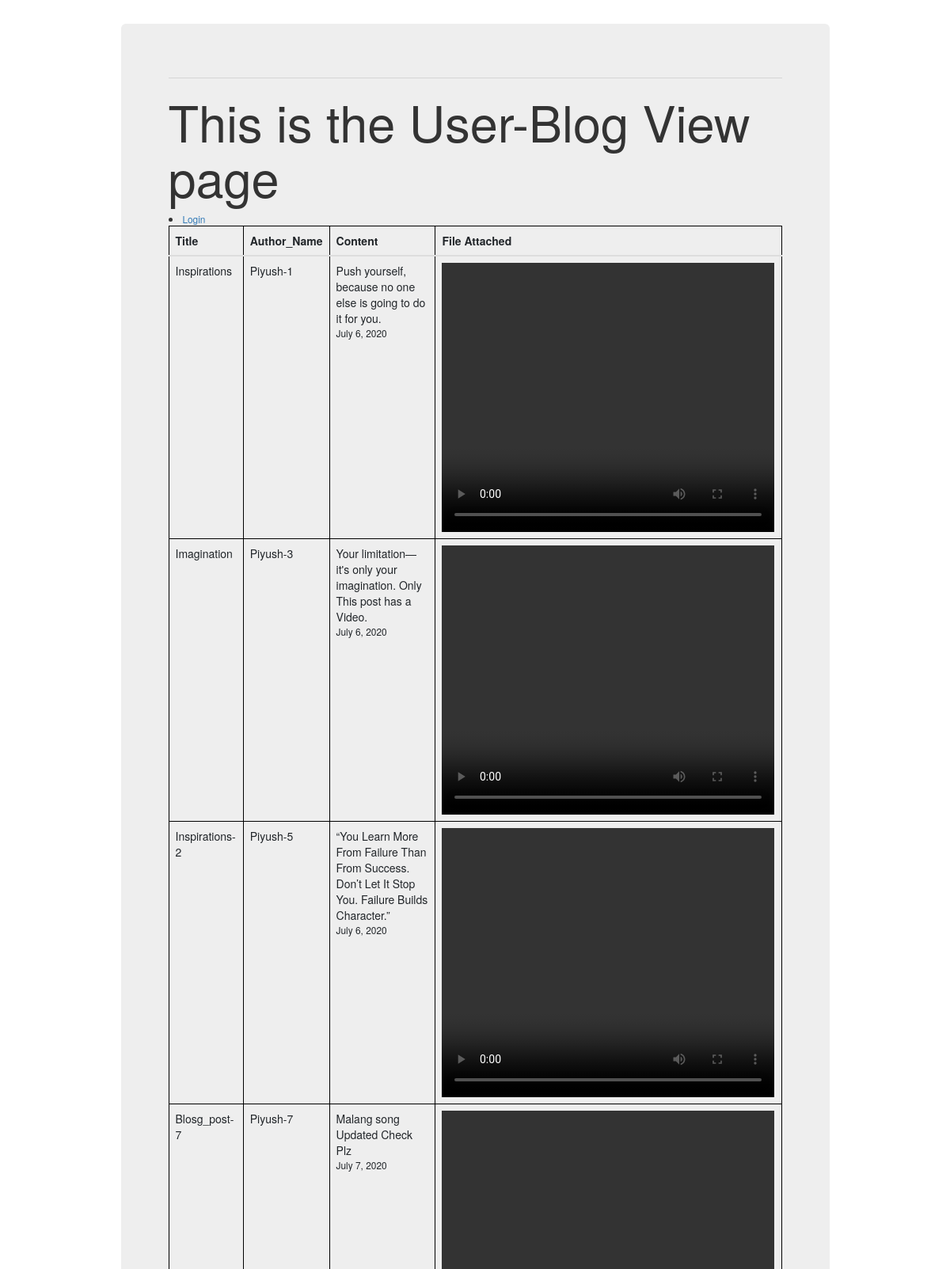
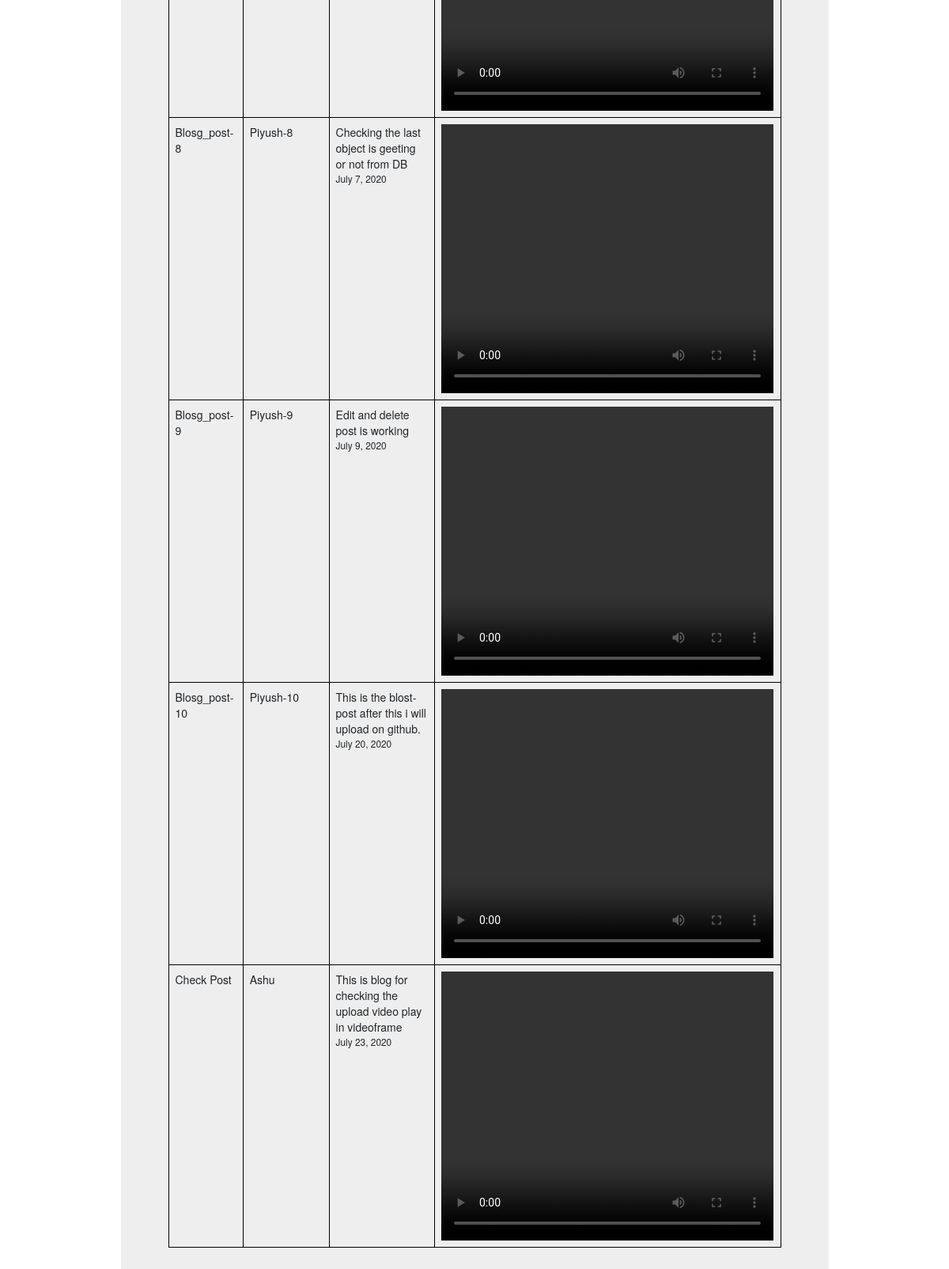
The page / on the database its author committed (2 pictures, top to bottom).
### Multimedia/models.py (models this page shows, shortened)
class Post_Blog(models.Model):
    title = models.CharField(max_length=100)
    author_name = models.CharField(max_length=10)
    body = models.TextField()
    File_f = models.FileField(upload_to='post-media/')
    created = models.DateTimeField(auto_now_add=True)
    updated = models.DateTimeField(auto_now=True)

### Multimedia/views.py (the view)
# urls.py: path('', views.user_blog_ui, name='user_blog_ui'),  # User HOME-PAGE-UI
def user_blog_ui(request):
    blog_list = Post_Blog.objects.all()
    context = {'blog_list': blog_list,
               }
    return render(request, 'Multimedia/user_blog_ui.html', context)

### Multimedia/Templates/Multimedia/user_blog_ui.html (shortened to what this page needs)
{% extends "Multimedia/base.html" %}
{% load crispy_forms_tags%}
{% block content %}
<h1>This is the User-Blog View page</h1>
<small>
    {% if user.is_authenticated %}
    <li>Logged in {{request.user.username}}</li>
    <li><a href="{% url 'user_logout' %}"> Logout </a></li>
    {% else %}
    <li><a href="{% url 'user_login' %}"> Login </a></li>
    {% endif %}
</small>
<table class="table mb-0">
    <thead>
    <tr>
        <th>Title</th>
        <th>Author_Name</th>
        <th>Content</th>
        <th>File Attached</th>
    </tr>
    </thead>
    <body>
    {% for bgl in blog_list %}
    <tr>
        <td>{{bgl.title}}</td>
        <td>{{bgl.author_name}}</td>
        <td>{{bgl.body}}<small><br>{{bgl.created|date}}</small></td>
        <td><a href="{{bgl.File_f.url}}"></a>
            <small>
                <video
                        width="420" height="340" controls>
                    <source src="{{ bgl.File_f.url }}" type="video/mp4">
                </video>
            </small>
        </td>
        {% endfor %}
    </tr>
    </body>
</table>
{% endblock content %}

### Multimedia/Templates/Multimedia/base.html (shortened to what this page needs)
<!DOCTYPE html PUBLIC "-//W3C//DTD XHTML 1.0 Transitional//EN"
    "http://www.w3.org/TR/xhtml1/DTD/xhtml1-transitional.dtd">
<html xmlns="http://www.w3.org/1999/xhtml" xml:lang="en" lang="en">
<head>
    <link rel="stylesheet" href="https://stackpath.bootstrapcdn.com/bootstrap/4.2.1/css/bootstrap.min.css">
    <link href="https://stackpath.bootstrapcdn.com/font-awesome/4.7.0/css/font-awesome.min.css" rel="stylesheet">
<link href="//cdn.bootcss.com/bootstrap/3.3.7/css/bootstrap.min.css" rel="stylesheet">
<link href="//cdn.bootcss.com/bootstrap-datetimepicker/4.17.44/css/bootstrap-datetimepicker.min.css" rel="stylesheet">
 </head>
<body>
<div class = "container" >
  <div class = "col-md-10 offset-md-1 mt-5">
    <div class="jumbotron">
      <hr class="my-4">
        {% block content %}
        {% endblock content %}
      </div>
  </div>
</div>
</body>
</html>

### Multimedia/Templates/Multimedia/base.html (style rules this page uses)
body { background: #F1F3FA; }
html,body { background-image: url('http://getwallpapers.com/wallpaper/full/a/5/d/544750.jpg'); background-size: cover; background-repeat: no-repeat; height: 100%; font-family: 'Numans', sans-serif; }
.container { height: 100%; align-content: center; }

### Multimedia/Templates/Multimedia/user_blog_ui.html (style rules this page uses)
table, th, td { border: 1px solid black; border-collapse: collapse; }
th, td { padding: 15px; text-align: left; }

### rows shown on the page
Post_Blog: title "Inspirations", author_name "Piyush-1", body "Push yourself, because no one else is going to do it for you.", created "July 6, 2020"
Post_Blog: title "Imagination", author_name "Piyush-3", body "Your limitation—it's only your imagination. Only This post has a Video.", created "July 6, 2020"
Post_Blog: title "Inspirations-2", author_name "Piyush-5", body "“You Learn More From Failure Than From Success. Don’t Let It Stop You. Failure Builds Character.”", created "July 6, 2020"
Post_Blog: title "Blosg_post-7", author_name "Piyush-7", body "Malang song Updated Check Plz", created "July 7, 2020"
Post_Blog: title "Blosg_post-8", author_name "Piyush-8", body "Checking the last object is geeting or not from DB", created "July 7, 2020"
Post_Blog: title "Blosg_post-9", author_name "Piyush-9", body "Edit and delete post is working", created "July 9, 2020"
Post_Blog: title "Blosg_post-10", author_name "Piyush-10", body "This is the blost-post after this i will upload on github.", created "July 20, 2020"
Post_Blog: title "Check Post", author_name "Ashu", body "This is blog for checking the upload video play in videoframe", created "July 23, 2020"
